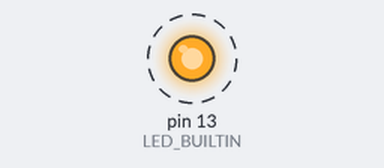
A sketch run on a simulated Arduino Uno, built with avr-gcc and run on an emulated ATmega328P. Shown: output pins drawn as LEDs (lit = HIGH). Dashed ring = blinking.

Above: at 0.05 s.
Timing chart, 0 to 3.0 s (numbered marks = the images above):
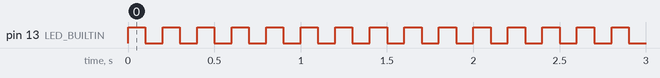

The sketch:

arduino_uno_led_blink.ino
```cpp
// project : arduino_uno_led_blink
// data    : 03.09.2024
// author  : siarhei baldzenka (sbaldzenka)
// e-mail  : venera.electronica@gmail.com

#define LED_BUILTIN 13

void setup()
{
  pinMode(LED_BUILTIN, OUTPUT);
}

void loop()
{
  digitalWrite(LED_BUILTIN, HIGH);
  delay(100);
  digitalWrite(LED_BUILTIN, LOW);
  delay(100);
}
```

Measured:
- by itself, pin 13 (LED_BUILTIN): alternates HIGH for 0.10 s and LOW for 0.10 s
